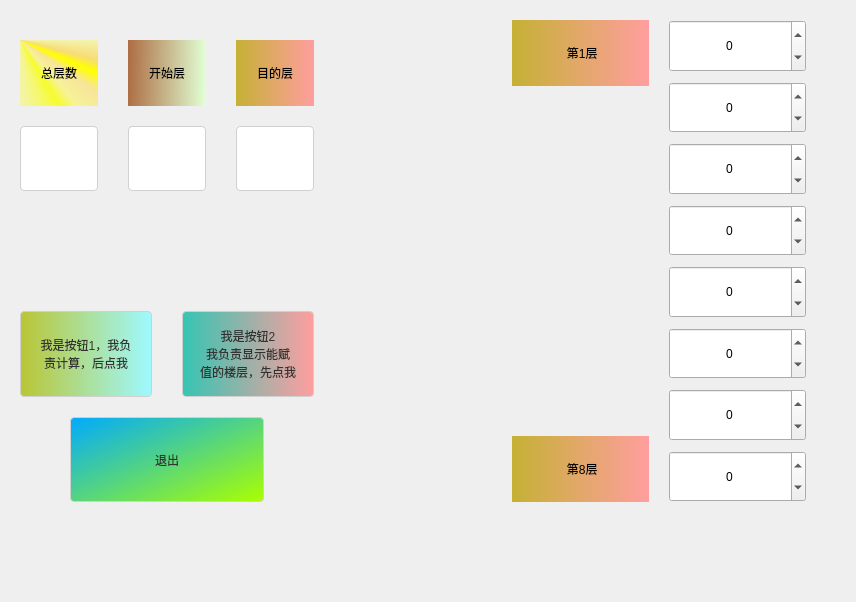
<?xml version="1.0" encoding="UTF-8"?>
<ui version="4.0">
 <class>efloors</class>
 <widget class="QMainWindow" name="efloors">
  <property name="geometry">
   <rect>
    <x>0</x>
    <y>0</y>
    <width>856</width>
    <height>602</height>
   </rect>
  </property>
  <property name="windowTitle">
   <string>8层运算界面</string>
  </property>
  <property name="styleSheet">
   <string notr="true">#centralwidget{border-image: url(:/pictures/Genshin.jpg);}</string>
  </property>
  <widget class="QWidget" name="centralwidget">
   <property name="sizePolicy">
    <sizepolicy hsizetype="Expanding" vsizetype="Expanding">
     <horstretch>0</horstretch>
     <verstretch>0</verstretch>
    </sizepolicy>
   </property>
   <property name="autoFillBackground">
    <bool>false</bool>
   </property>
   <layout class="QGridLayout" name="gridLayout" columnstretch="2,1,2">
    <property name="leftMargin">
     <number>20</number>
    </property>
    <property name="topMargin">
     <number>20</number>
    </property>
    <property name="rightMargin">
     <number>50</number>
    </property>
    <property name="bottomMargin">
     <number>100</number>
    </property>
    <property name="horizontalSpacing">
     <number>50</number>
    </property>
    <property name="verticalSpacing">
     <number>100</number>
    </property>
    <item row="1" column="0">
     <layout class="QVBoxLayout" name="verticalLayout_4">
      <property name="spacing">
       <number>20</number>
      </property>
      <item>
       <layout class="QHBoxLayout" name="horizontalLayout_2">
        <property name="spacing">
         <number>30</number>
        </property>
        <item>
         <widget class="QPushButton" name="btn_calculate">
          <property name="sizePolicy">
           <sizepolicy hsizetype="Preferred" vsizetype="Preferred">
            <horstretch>0</horstretch>
            <verstretch>0</verstretch>
           </sizepolicy>
          </property>
          <property name="styleSheet">
           <string notr="true">QPushButton
{
    background-color: qlineargradient(spread:pad, x1:0, y1:0, x2:1, y2:0, stop:0 rgba(186, 197, 53, 255), stop:1 rgba(158, 249, 255, 255));
    border: 1px solid #d0d0d0;  
    border-radius: 4px;  
    padding: 5px;  
    color: #333;  
}  
  
QPushButton : hover
{
    background-color: #e0e0e0;  
}  
  
QPushButton : pressed
{
    background-color: #d0d0d0;  
}
</string>
          </property>
          <property name="text">
           <string>我是按钮1，我负
责计算，后点我</string>
          </property>
         </widget>
        </item>
        <item>
         <widget class="QToolButton" name="btn_confirm">
          <property name="sizePolicy">
           <sizepolicy hsizetype="Preferred" vsizetype="Preferred">
            <horstretch>0</horstretch>
            <verstretch>0</verstretch>
           </sizepolicy>
          </property>
          <property name="styleSheet">
           <string notr="true">QToolButton
{
    background-color: qlineargradient(spread:pad, x1:0, y1:0, x2:1, y2:0, stop:0 rgba(53, 197, 179, 255), stop:1 rgba(255, 158, 158, 255));
    border: 1px solid #d0d0d0;  
    border-radius: 4px;  
    padding: 5px;  
    color: #333;  
}  
  
QToolButton : hover
{
    background-color: #e0e0e0;  
}  
  
QToolButton : pressed
{
    background-color: #d0d0d0;  
}
</string>
          </property>
          <property name="text">
           <string>我是按钮2
我负责显示能赋
值的楼层，先点我</string>
          </property>
         </widget>
        </item>
       </layout>
      </item>
      <item>
       <layout class="QHBoxLayout" name="horizontalLayout_4">
        <property name="leftMargin">
         <number>50</number>
        </property>
        <property name="rightMargin">
         <number>50</number>
        </property>
        <item>
         <widget class="QPushButton" name="btn_cancel">
          <property name="sizePolicy">
           <sizepolicy hsizetype="Preferred" vsizetype="Preferred">
            <horstretch>0</horstretch>
            <verstretch>0</verstretch>
           </sizepolicy>
          </property>
          <property name="styleSheet">
           <string notr="true">QPushButton
{
    background-color: qlineargradient(spread:pad, x1:0, y1:0, x2:1, y2:1, stop:0 rgba(0, 170, 255, 255), stop:1 rgba(170, 255, 0, 255));
    border: 1px solid #d0d0d0;  
    border-radius: 4px;  
    padding: 5px;  
    color: #333;  
}  
  
QPushButton : hover
{
    background-color: #e0e0e0;  
}  
  
QPushButton : pressed
{
    background-color: #d0d0d0;  
}

</string>
          </property>
          <property name="text">
           <string>退出</string>
          </property>
         </widget>
        </item>
       </layout>
      </item>
     </layout>
    </item>
    <item row="0" column="2" rowspan="2">
     <layout class="QHBoxLayout" name="horizontalLayout_3" stretch="1,1">
      <property name="spacing">
       <number>20</number>
      </property>
      <item>
       <layout class="QVBoxLayout" name="verticalLayout_6" stretch="1,5,1">
        <property name="spacing">
         <number>10</number>
        </property>
        <item>
         <widget class="QLabel" name="label">
          <property name="sizePolicy">
           <sizepolicy hsizetype="Preferred" vsizetype="Preferred">
            <horstretch>0</horstretch>
            <verstretch>0</verstretch>
           </sizepolicy>
          </property>
          <property name="styleSheet">
           <string notr="true">background-color: qlineargradient(spread:pad, x1:0, y1:0, x2:1, y2:0, stop:0 rgba(197, 177, 53, 255), stop:1 rgba(255, 158, 158, 255));</string>
          </property>
          <property name="text">
           <string> 第1层</string>
          </property>
          <property name="alignment">
           <set>Qt::AlignCenter</set>
          </property>
         </widget>
        </item>
        <item>
         <widget class="QLabel" name="label_3">
          <property name="sizePolicy">
           <sizepolicy hsizetype="Preferred" vsizetype="Preferred">
            <horstretch>0</horstretch>
            <verstretch>0</verstretch>
           </sizepolicy>
          </property>
          <property name="autoFillBackground">
           <bool>false</bool>
          </property>
          <property name="styleSheet">
           <string notr="true">border-image: url(:/algorithms/algorithms/jt.png);</string>
          </property>
          <property name="text">
           <string/>
          </property>
          <property name="pixmap">
           <pixmap resource="resource.qrc">:/pictures/jt.png</pixmap>
          </property>
          <property name="scaledContents">
           <bool>true</bool>
          </property>
          <property name="margin">
           <number>0</number>
          </property>
         </widget>
        </item>
        <item>
         <widget class="QLabel" name="label_2">
          <property name="sizePolicy">
           <sizepolicy hsizetype="Preferred" vsizetype="Preferred">
            <horstretch>0</horstretch>
            <verstretch>0</verstretch>
           </sizepolicy>
          </property>
          <property name="styleSheet">
           <string notr="true">background-color: qlineargradient(spread:pad, x1:0, y1:0, x2:1, y2:0, stop:0 rgba(197, 177, 53, 255), stop:1 rgba(255, 158, 158, 255));</string>
          </property>
          <property name="text">
           <string> 第8层</string>
          </property>
          <property name="alignment">
           <set>Qt::AlignCenter</set>
          </property>
         </widget>
        </item>
       </layout>
      </item>
      <item>
       <layout class="QVBoxLayout" name="verticalLayout_5">
        <property name="spacing">
         <number>10</number>
        </property>
        <item>
         <widget class="QSpinBox" name="spin_4">
          <property name="sizePolicy">
           <sizepolicy hsizetype="Preferred" vsizetype="Preferred">
            <horstretch>0</horstretch>
            <verstretch>0</verstretch>
           </sizepolicy>
          </property>
          <property name="styleSheet">
           <string notr="true">font: 16pt &quot;Microsoft YaHei UI&quot;;</string>
          </property>
          <property name="alignment">
           <set>Qt::AlignCenter</set>
          </property>
          <property name="minimum">
           <number>-9</number>
          </property>
          <property name="maximum">
           <number>999</number>
          </property>
         </widget>
        </item>
        <item>
         <widget class="QSpinBox" name="spin_5">
          <property name="sizePolicy">
           <sizepolicy hsizetype="Preferred" vsizetype="Preferred">
            <horstretch>0</horstretch>
            <verstretch>0</verstretch>
           </sizepolicy>
          </property>
          <property name="styleSheet">
           <string notr="true">font: 16pt &quot;Microsoft YaHei UI&quot;;</string>
          </property>
          <property name="alignment">
           <set>Qt::AlignCenter</set>
          </property>
          <property name="minimum">
           <number>-9</number>
          </property>
          <property name="maximum">
           <number>999</number>
          </property>
         </widget>
        </item>
        <item>
         <widget class="QSpinBox" name="spin_6">
          <property name="sizePolicy">
           <sizepolicy hsizetype="Preferred" vsizetype="Preferred">
            <horstretch>0</horstretch>
            <verstretch>0</verstretch>
           </sizepolicy>
          </property>
          <property name="styleSheet">
           <string notr="true">font: 16pt &quot;Microsoft YaHei UI&quot;;</string>
          </property>
          <property name="alignment">
           <set>Qt::AlignCenter</set>
          </property>
          <property name="minimum">
           <number>-9</number>
          </property>
          <property name="maximum">
           <number>999</number>
          </property>
         </widget>
        </item>
        <item>
         <widget class="QSpinBox" name="spin_7">
          <property name="sizePolicy">
           <sizepolicy hsizetype="Preferred" vsizetype="Preferred">
            <horstretch>0</horstretch>
            <verstretch>0</verstretch>
           </sizepolicy>
          </property>
          <property name="styleSheet">
           <string notr="true">font: 16pt &quot;Microsoft YaHei UI&quot;;</string>
          </property>
          <property name="alignment">
           <set>Qt::AlignCenter</set>
          </property>
          <property name="minimum">
           <number>-9</number>
          </property>
          <property name="maximum">
           <number>999</number>
          </property>
         </widget>
        </item>
        <item>
         <widget class="QSpinBox" name="spin_8">
          <property name="sizePolicy">
           <sizepolicy hsizetype="Preferred" vsizetype="Preferred">
            <horstretch>0</horstretch>
            <verstretch>0</verstretch>
           </sizepolicy>
          </property>
          <property name="styleSheet">
           <string notr="true">font: 16pt &quot;Microsoft YaHei UI&quot;;</string>
          </property>
          <property name="alignment">
           <set>Qt::AlignCenter</set>
          </property>
          <property name="minimum">
           <number>-9</number>
          </property>
          <property name="maximum">
           <number>999</number>
          </property>
         </widget>
        </item>
        <item>
         <widget class="QSpinBox" name="spin_9">
          <property name="sizePolicy">
           <sizepolicy hsizetype="Preferred" vsizetype="Preferred">
            <horstretch>0</horstretch>
            <verstretch>0</verstretch>
           </sizepolicy>
          </property>
          <property name="styleSheet">
           <string notr="true">font: 16pt &quot;Microsoft YaHei UI&quot;;</string>
          </property>
          <property name="alignment">
           <set>Qt::AlignCenter</set>
          </property>
          <property name="minimum">
           <number>-9</number>
          </property>
          <property name="maximum">
           <number>999</number>
          </property>
         </widget>
        </item>
        <item>
         <widget class="QSpinBox" name="spin_10">
          <property name="sizePolicy">
           <sizepolicy hsizetype="Preferred" vsizetype="Preferred">
            <horstretch>0</horstretch>
            <verstretch>0</verstretch>
           </sizepolicy>
          </property>
          <property name="styleSheet">
           <string notr="true">font: 16pt &quot;Microsoft YaHei UI&quot;;</string>
          </property>
          <property name="alignment">
           <set>Qt::AlignCenter</set>
          </property>
          <property name="minimum">
           <number>-9</number>
          </property>
          <property name="maximum">
           <number>999</number>
          </property>
         </widget>
        </item>
        <item>
         <widget class="QSpinBox" name="spin_11">
          <property name="sizePolicy">
           <sizepolicy hsizetype="Preferred" vsizetype="Preferred">
            <horstretch>0</horstretch>
            <verstretch>0</verstretch>
           </sizepolicy>
          </property>
          <property name="styleSheet">
           <string notr="true">font: 16pt &quot;Microsoft YaHei UI&quot;;</string>
          </property>
          <property name="alignment">
           <set>Qt::AlignCenter</set>
          </property>
          <property name="minimum">
           <number>-9</number>
          </property>
          <property name="maximum">
           <number>999</number>
          </property>
         </widget>
        </item>
       </layout>
      </item>
     </layout>
    </item>
    <item row="0" column="0">
     <layout class="QHBoxLayout" name="horizontalLayout" stretch="1,1,1">
      <property name="spacing">
       <number>30</number>
      </property>
      <item>
       <layout class="QVBoxLayout" name="verticalLayout">
        <property name="spacing">
         <number>20</number>
        </property>
        <property name="topMargin">
         <number>20</number>
        </property>
        <property name="bottomMargin">
         <number>20</number>
        </property>
        <item>
         <widget class="QLabel" name="label_4">
          <property name="sizePolicy">
           <sizepolicy hsizetype="Preferred" vsizetype="Preferred">
            <horstretch>0</horstretch>
            <verstretch>0</verstretch>
           </sizepolicy>
          </property>
          <property name="styleSheet">
           <string notr="true">background-color: qconicalgradient(cx:0, cy:0, angle:135, stop:0 rgba(255, 255, 0, 69), stop:0.375 rgba(255, 255, 0, 69), stop:0.423533 rgba(251, 255, 0, 145), stop:0.45 rgba(247, 255, 0, 208), stop:0.477581 rgba(255, 244, 71, 130), stop:0.518717 rgba(255, 218, 71, 130), stop:0.55 rgba(255, 255, 0, 255), stop:0.57754 rgba(255, 203, 0, 130), stop:0.625 rgba(255, 255, 0, 69), stop:1 rgba(255, 255, 0, 69));</string>
          </property>
          <property name="text">
           <string>总层数</string>
          </property>
          <property name="alignment">
           <set>Qt::AlignCenter</set>
          </property>
         </widget>
        </item>
        <item>
         <widget class="QLineEdit" name="li_1">
          <property name="sizePolicy">
           <sizepolicy hsizetype="Preferred" vsizetype="Preferred">
            <horstretch>0</horstretch>
            <verstretch>0</verstretch>
           </sizepolicy>
          </property>
          <property name="styleSheet">
           <string notr="true">QLineEdit {  
    background-color: white;  
    border: 1px solid #d0d0d0;  
    border-radius: 4px;  
    padding: 5px;  
    color: #333;  
}  
  
QLineEdit:focus {  
    border-color: #007bff; /* Blue outline when focused */  
}</string>
          </property>
          <property name="alignment">
           <set>Qt::AlignCenter</set>
          </property>
         </widget>
        </item>
       </layout>
      </item>
      <item>
       <layout class="QVBoxLayout" name="verticalLayout_2">
        <property name="spacing">
         <number>20</number>
        </property>
        <property name="topMargin">
         <number>20</number>
        </property>
        <property name="bottomMargin">
         <number>20</number>
        </property>
        <item>
         <widget class="QLabel" name="label_5">
          <property name="sizePolicy">
           <sizepolicy hsizetype="Preferred" vsizetype="Preferred">
            <horstretch>0</horstretch>
            <verstretch>0</verstretch>
           </sizepolicy>
          </property>
          <property name="styleSheet">
           <string notr="true">background-color: qlineargradient(spread:pad, x1:0, y1:0, x2:1, y2:0.011, stop:0 rgba(173, 109, 67, 255), stop:1 rgba(225, 255, 211, 255));</string>
          </property>
          <property name="text">
           <string>开始层</string>
          </property>
          <property name="alignment">
           <set>Qt::AlignCenter</set>
          </property>
         </widget>
        </item>
        <item>
         <widget class="QLineEdit" name="li_2">
          <property name="sizePolicy">
           <sizepolicy hsizetype="Preferred" vsizetype="Preferred">
            <horstretch>0</horstretch>
            <verstretch>0</verstretch>
           </sizepolicy>
          </property>
          <property name="styleSheet">
           <string notr="true">QLineEdit {  
    background-color: white;  
    border: 1px solid #d0d0d0;  
    border-radius: 4px;  
    padding: 5px;  
    color: #333;  
}  
  
QLineEdit:focus {  
    border-color: #007bff; /* Blue outline when focused */  
}</string>
          </property>
          <property name="alignment">
           <set>Qt::AlignCenter</set>
          </property>
         </widget>
        </item>
       </layout>
      </item>
      <item>
       <layout class="QVBoxLayout" name="verticalLayout_3">
        <property name="spacing">
         <number>20</number>
        </property>
        <property name="topMargin">
         <number>20</number>
        </property>
        <property name="bottomMargin">
         <number>20</number>
        </property>
        <item>
         <widget class="QLabel" name="label_6">
          <property name="sizePolicy">
           <sizepolicy hsizetype="Preferred" vsizetype="Preferred">
            <horstretch>0</horstretch>
            <verstretch>0</verstretch>
           </sizepolicy>
          </property>
          <property name="styleSheet">
           <string notr="true">background-color: qlineargradient(spread:pad, x1:0, y1:0, x2:1, y2:0, stop:0 rgba(197, 177, 53, 255), stop:1 rgba(255, 158, 158, 255));</string>
          </property>
          <property name="text">
           <string>目的层</string>
          </property>
          <property name="alignment">
           <set>Qt::AlignCenter</set>
          </property>
         </widget>
        </item>
        <item>
         <widget class="QLineEdit" name="li_3">
          <property name="sizePolicy">
           <sizepolicy hsizetype="Preferred" vsizetype="Preferred">
            <horstretch>0</horstretch>
            <verstretch>0</verstretch>
           </sizepolicy>
          </property>
          <property name="styleSheet">
           <string notr="true">QLineEdit {  
    background-color: white;  
    border: 1px solid #d0d0d0;  
    border-radius: 4px;  
    padding: 5px;  
    color: #333;  
}  
  
QLineEdit:focus {  
    border-color: #007bff; /* Blue outline when focused */  
}</string>
          </property>
          <property name="alignment">
           <set>Qt::AlignCenter</set>
          </property>
         </widget>
        </item>
       </layout>
      </item>
     </layout>
    </item>
    <item row="0" column="1">
     <spacer name="horizontalSpacer">
      <property name="orientation">
       <enum>Qt::Horizontal</enum>
      </property>
      <property name="sizeType">
       <enum>QSizePolicy::Preferred</enum>
      </property>
      <property name="sizeHint" stdset="0">
       <size>
        <width>40</width>
        <height>20</height>
       </size>
      </property>
     </spacer>
    </item>
    <item row="1" column="1">
     <spacer name="horizontalSpacer_2">
      <property name="orientation">
       <enum>Qt::Horizontal</enum>
      </property>
      <property name="sizeType">
       <enum>QSizePolicy::Preferred</enum>
      </property>
      <property name="sizeHint" stdset="0">
       <size>
        <width>40</width>
        <height>20</height>
       </size>
      </property>
     </spacer>
    </item>
   </layout>
  </widget>
 </widget>
 <resources>
  <include location="resource.qrc"/>
 </resources>
 <connections/>
</ui>
